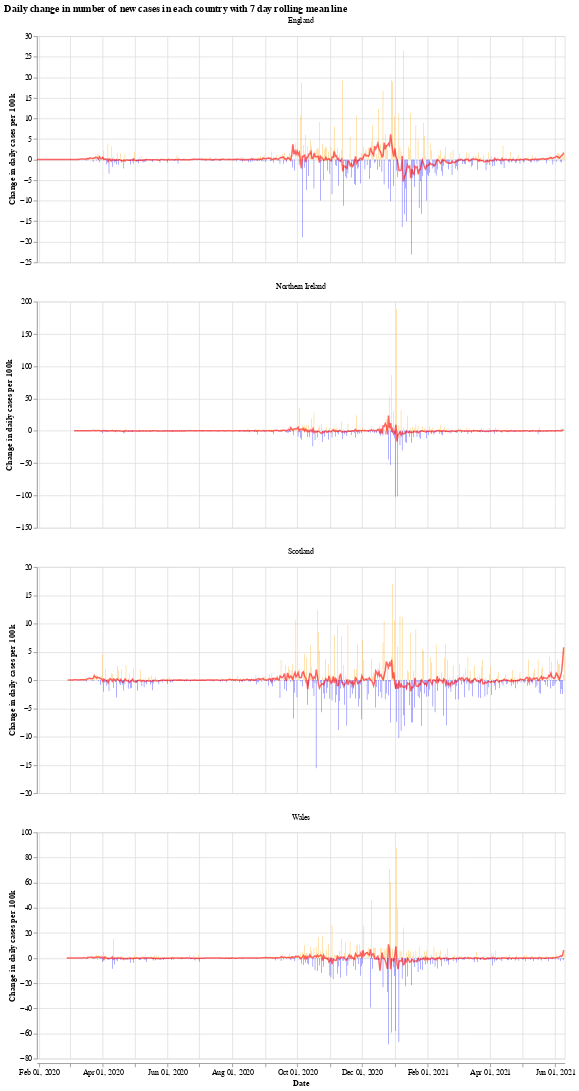

The cell this chart's notebook holds for it:
### Markdown cell above
We will use the Python library `Altair` for visualising the data, see the [altair docs](https://altair-viz.github.io/) for more information.

First we have a graph which shows the daily change in the number of new cases for each country. This number jumps up and down all over the place, which is likely due to delay in reporting of new cases over the weekend. Another interesting thing is that it looks like the daily cases in Wales experienced a much shorter period of calm over the summer (calm in the sense of daily cases not jumping up and down).

The orange bars are days when the number of new cases (per 100k population) was more than the previous day, while the blue are days when the number of new cases dropped. The red line is the 7 day moving average. 

When the moving average line is below 0, it means that there is a consistent drop in new cases. We can see this clearly happening around the times that lockdowns were introduced (though, to varying degrees). I will update the graphs soon with a marker of when each lockdown started.

### Code cell
# collapse
import altair as alt

bars = alt.Chart(uk_cases).mark_bar().encode(
    x=alt.X("yearmonthdate(date):T", axis=alt.Axis(title='Date')),
    y=alt.Y("casesChangeRate:Q", axis=alt.Axis(title='Change in daily cases per 100k')),
    tooltip='casesChange',
    color=alt.condition(
        alt.datum.casesChangeRate > 0,
        alt.value("orange"),  # The positive color
        alt.value("blue")  # The negative color
    )
).properties(title='Daily change in number of new cases with 7 day rolling mean',width=700).interactive()

line = alt.Chart(uk_cases).mark_line(
    color='red',
    size=2,
    opacity=0.6
).transform_window(
    rolling_mean='mean(casesChangeRate)',
    frame=[0, 7],
    groupby=['areaName']
).encode(
    x='yearmonthdate(date):T',
    y='rolling_mean:Q'
)

alt.layer(bars, line, data=uk_cases).facet(alt.Column(
    'areaName', title=''), columns=1).resolve_scale(y='independent').properties(title='Daily change in number of new cases in each country with 7 day rolling mean line')

### Figure 1 — Vega-Lite specification as saved in the notebook (floating-point values rounded to 4 significant figures; data arrays with more than 128 entries replaced by an {"elided": "..."} marker saying what was removed)
{"config": {"view": {"continuousWidth": 400, "continuousHeight": 300}}, "data": {"name": "data-83e599e889aab89de47f98b1549f6853"}, "facet": {"type": "nominal", "field": "areaName", "title": ""}, "spec": {"layer": [{"mark": "bar", "encoding": {"color": {"condition": {"value": "orange", "test": "(datum.casesChangeRate > 0)"}, "value": "blue"}, "tooltip": {"type": "quantitative", "field": "casesChange"}, "x": {"type": "temporal", "axis": {"title": "Date"}, "field": "date", "timeUnit": "yearmonthdate"}, "y": {"type": "quantitative", "axis": {"title": "Change in daily cases per 100k"}, "field": "casesChangeRate"}}, "selection": {"selector001": {"type": "interval", "bind": "scales", "encodings": ["x", "y"]}}, "title": "Daily change in number of new cases with 7 day rolling mean", "width": 700}, {"mark": {"type": "line", "color": "red", "opacity": 0.6, "size": 2}, "encoding": {"x": {"type": "temporal", "field": "date", "timeUnit": "yearmonthdate"}, "y": {"type": "quantitative", "field": "rolling_mean"}}, "transform": [{"window": [{"op": "mean", "field": "casesChangeRate", "as": "rolling_mean"}], "frame": [0, 7], "groupby": ["areaName"]}]}]}, "columns": 1, "resolve": {"scale": {"y": "independent"}}, "title": "Daily change in number of new cases in each country with 7 day rolling mean line", "$schema": "https://vega.github.io/schema/vega-lite/v4.8.1.json", "datasets": {"data-83e599e889aab89de47f98b1549f6853": {"elided": "1896 records"}}}
